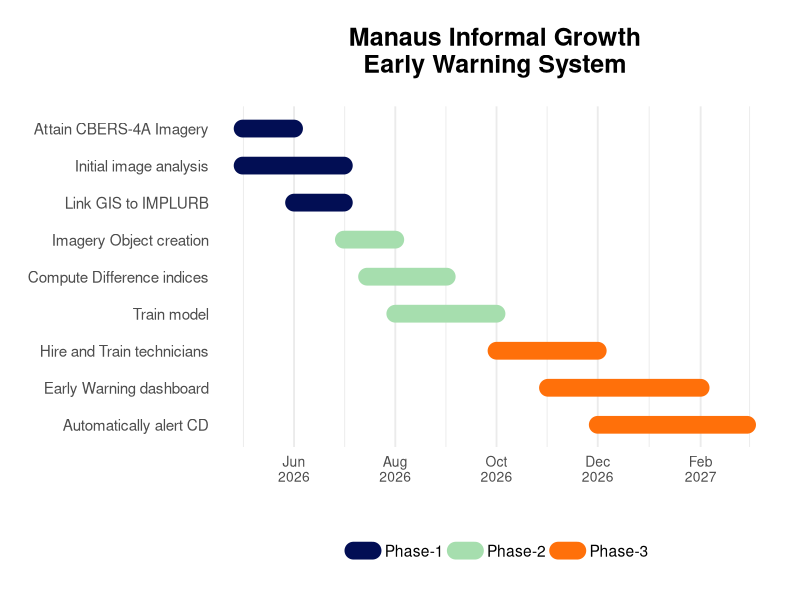

Source code (R): (Note: this script raises an error after producing the figure.)
## ---- chunk 1
library(tidyverse)
library(lubridate)

gantt <- tribble(
  ~phase,  ~subtask, ~start, ~end, ~goal, ~deliverable,

  # WP1 — Setup
  "Phase-1", "Attain CBERS-4A Imagery",
  ymd("2026-05-01"), ymd("2026-06-01"),
  "Organize resources.",
  "CBERS-4A data Digital Environment",
  
  "Phase-1", "Initial image analysis",
  ymd("2026-05-01"), ymd("2026-07-01"),
  "Organize resources.",
  "CBERS-4A data Digital Environment",

  "Phase-1", "Link GIS to IMPLURB",
  ymd("2026-06-01"), ymd("2026-07-01"),
  "Organize resources.",
  "CBERS-4A data Digital Environment",

  # WP2 — Construction
  "Phase-2", "Imagery Object creation",
  ymd("2026-07-01"), ymd("2026-08-1"),
  "Create and train model.",
  "Early stage informal housing identification model",

  "Phase-2", "Compute Difference indices",
  ymd("2026-07-15"), ymd("2026-09-01"),
  "Create and train the model.",
  "Early stage informal housing identification model",

  "Phase-2", "Train model",
  ymd("2026-08-01"), ymd("2026-10-01"),
  "Create and train the model.",
  "Early stage informal housing identification model",

  # WP3 — Application
  "Phase-3", "Hire and Train technicians",
  ymd("2026-10-01"), ymd("2026-12-01"),
  "Facilitate cooridination between us, IMPLURB, and Civil Defense",
  "Trained staff & interdepartmental communcication",

  "Phase-3", "Early Warning dashboard",
  ymd("2026-11-01"), ymd("2027-02-01"),
  "Facilitate cooridination between us, IMPLURB, and Civil Defense",
  "Trained staff & interdepartmental communcication",

  "Phase-3", "Automatically alert CD",
  ymd("2026-12-01"), ymd("2027-03-01"),
  "Facilitate cooridination between us, IMPLURB, and Civil Defense",
  "Trained staff & interdepartmental communcication"
)

## ---- chunk 2
#library(tidyverse)
#ibrary(lubridate)
library(ggplot2)

task_order <- c(
  "Attain CBERS-4A Imagery",
  "Initial image analysis",
  "Link GIS to IMPLURB",
  "Imagery Object creation",
  "Compute Difference indices",
  "Train model",
  "Hire and Train technicians",
  "Early Warning dashboard",
  "Automatically alert CD"
)

custom_cols <- c(
  "Phase-1" = "#020E54",
  "Phase-2" = "#A6DEAE",
  "Phase-3" = "#FF700A"
)

gantt <- gantt %>%
  mutate(
    subtask = factor(subtask, levels = rev(task_order))
  )

ggplot(gantt, aes(y = subtask, x = start, xend = end, color = phase)) +
  geom_segment(aes(yend = subtask), linewidth = 6, lineend = "round") +
  scale_color_manual(values = custom_cols) +   # clearer WP separation
  scale_x_date(
    date_breaks = "2 months",
    date_labels = "%b\n%Y"                  # stacked labels for readability
  ) +
  labs(
    title = "Manaus Informal Growth
Early Warning System",
    x = "",
    y = NULL,
    color = ""
  ) +
  theme_minimal(base_family = "sans", base_size = 14) +
  theme(
    plot.title = element_text(size = 18, face = "bold", hjust = 0.5, margin = margin(b = 20)),
    axis.text.x = element_text(angle = 0, vjust = 1, hjust = 0.5, size = 10),
    axis.text.y = element_text(size = 11),
    panel.grid.major.y = element_blank(),
    legend.position = "bottom",
    plot.margin = margin(20, 20, 20, 20)
  )

ggsave("my_plot.png", plot = p, width = 8, height = 6, dpi = 300)

## ---- chunk 3


library(tidyverse)
library(scales)
library(colorspace)


base_gis   <- "#020E54"
base_it    <- "#3A6D3D"
base_equip <- "#FF700A"

gis_col   <- lighten(base_gis,   seq(0, 0.4, length.out = 3))
it_col    <- lighten(base_it,    seq(0, 0.4, length.out = 3))
equip_col <- lighten(base_equip, seq(0, 0.3, length.out = 2))


budget <- tribble(
  ~Category,   ~Role,                   ~AnnualCost,
  "GIS",       "Project Manager",         240000,
  "GIS",       "GIS Technician 1",        108000,
  "GIS",       "GIS Technician 2",        108000,

  "IT",        "Data Engineer",           240000,
  "IT",        "IT Manager",               91680,
  "IT",        "System Administrator",     69840,

  "Equipment", "Workstations",             42000,
  "Equipment", "Cloud/Storage",            10000
)


budget <- budget %>%
  mutate(
    Role = factor(Role, levels = c(
      # GIS (blue)
      "Project Manager",
      "GIS Technician 1",
      "GIS Technician 2",

      # IT (green)
      "Data Engineer",
      "IT Manager",
      "System Administrator",

      # Equipment (orange)
      "Workstations",
      "Cloud/Storage"
    ))
  )


budget <- budget %>%
  arrange(Role) %>%   # ensures GIS → IT → Equipment order
  group_by(Category) %>%
  mutate(Color = case_when(
    Category == "GIS"       ~ gis_col[row_number()],
    Category == "IT"        ~ it_col[row_number()],
    Category == "Equipment" ~ equip_col[row_number()]
  )) %>%
  ungroup()


budget <- budget %>%
  mutate(
    Percent = AnnualCost / sum(AnnualCost)
  )


budget <- budget %>%
  mutate(
    LegendLabel = paste0(Role, " — R$ ", comma(AnnualCost))
  )


budget <- budget %>%
  arrange(Role) %>%   # <-- ensures correct grouping order
  mutate(
    LegendLabel = factor(LegendLabel, levels = LegendLabel)
  )

color_map <- budget %>%
  arrange(Role) %>%
  select(LegendLabel, Color) %>%
  deframe()


ggplot(budget, aes(x = 2, y = Percent, fill = LegendLabel)) +
  
  geom_col(color = "white", width = 1) +
  coord_polar(theta = "y") +
  scale_fill_manual(values = color_map) +
  
  # Donut hole
  xlim(0.5, 2.5) +
  
  theme_void() +
  labs(
    title = "Year 1 Salary/Expenditure:",
    subtitle = "          R$909,520, \u00A3130,000",
    fill = "Role (Annual Cost)"
  ) +
  theme(
    plot.title = element_text(size = 18, face = "bold", hjust = 0.5),
    legend.text = element_text(size = 10)
  )


ggsave(
  filename = "expenditure_donut3.png",
  width = 8,
  height = 8,
  dpi = 300,
  bg = "white"
)
